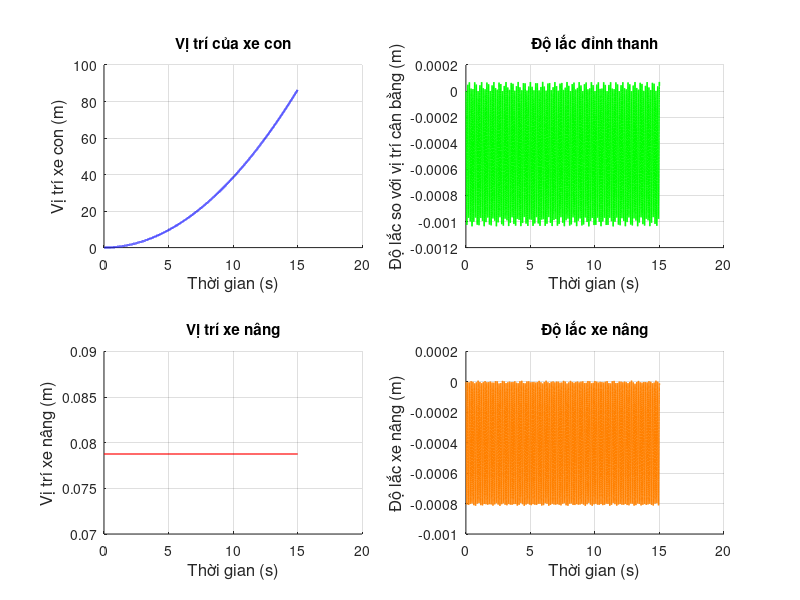

Write MATLAB code to recreate this figure.
clc;
close all;
clear;
%--------------------------------------------------------------------------
%    Mô phỏng chuyển động của dầm Euler - Bernoulli trong mô hình SMC
%--------------------------------------------------------------------------

% Thiết lập các thông số cho dầm
L = 0.63; EI = 0.754; rho_A = .297;
% Các vật nặng 
mw = 13.1; mk = 0.04; mh = 0.86; g = 9.81;

% Thiết lập thông số không gian và thời gian
n = 9; r = 15000;
tmax = 15;
delta_Y = L/(n - 1); % Bước không gian
delta_t = tmax/(r - 1); % Bước thời gian

% Khởi tạo ma trận để lưu giá trị
w = zeros(n,r);
x3 = zeros(1,r); % Độ lắc của thanh tại x2 (x3)
x2 = 2; 
dx2dt_2 = zeros(1,r);
dx2dt_2(1:3) = delta_Y;

% Lực tác động vào xe con
F1 = zeros(1,r);
F1(1:r) = 10; 

% Lực tác động vào xe nâng
F2 = zeros(1,r);
F2(1:r) = 0;

%--------------------------------------------------------------------------
for j = 3:(r - 1)
    wyyy0 = (w(3,j) - 2*w(2,j) + w(1,j))/(2*delta_Y^3);
    S2 = (F1(j + 1) - EI*wyyy0)/mw;
    w(1,j + 1) = 2*w(1,j) - w(1,j - 1) + delta_t^2*S2; % 5b
    for i = 3:(n - 2)
        % Đạo hàm theo Y
        wyyyy = (w(i + 2,j) - 4*w(i + 1,j) + 6*w(i,j) - 4*w(i - 1,j) + w(i - 2,j));
        S1 = (-EI/(rho_A*delta_Y^4))*wyyyy; 
        S4 = (-EI/(mh*delta_Y^3))*wyyyy;
        w(i,j + 1) = 2*w(i,j) - w(i,j - 1) + delta_t^2*S1; % 5a

        % Chuyển động của xe nâng
        dx3dt_2 = (x3(j + 1) - 2*x3(j) + x3(j - 1))/(2*delta_t^2);
        wyx2 = (w(x2 + 1,j - 1) - w(x2 - 1,j - 1))/(2*delta_Y^2);
        dx2dt_2(j + 1) = 2*dx2dt_2(j) - dx2dt_2(j - 1) + (F2(j + 1) - mh*g - mh*dx3dt_2*wyx2)/mh*delta_t^2; % 5c

        % Cập nhật vị trí x2
        if dx2dt_2(j + 1) < delta_Y
            x2 = 2;
            dx2dt_2(j + 1) = delta_Y;
        elseif dx2dt_2(j + 1) > L - delta_Y
            x2 = n - 1;
            dx2dt_2(j + 1) = L - delta_Y;
        else
            x2 = ceil(dx2dt_2(j + 1)/delta_Y);
        end

        % Độ lắc của thanh
        if dx2dt_2(j + 1) ~= x2
            w(i,j + 1) = 2*w(i,j) - w(i,j - 1) + delta_t^2*S1; % 5a
            x3(j + 1) = w(i,j + 1) - w(1,j + 1);
        else
            w(i,j + 1) = 2*w(i,j) - w(i,j - 1) + delta_t^2*S4; % 5d
            x3(j + 1) = w(i,j + 1) - w(1,j + 1);
        end
    end
    wyyyl = (-2*w(n,j) + 3*w(n - 1,j) - w(n - 2,j))/(2*delta_Y^3);
    S3 = (EI/mk)*wyyyl;
    w(2,j + 1) = w(1,j + 1);
    w(n,j + 1) = 2*w(n,j) - w(n,j - 1) + delta_t^2*S3; % 5e
    w(n - 1,j + 1) = (w(n,j + 1) + w(n - 2,j + 1))/2;
end
%--------------------------------------------------------------------------

% Khởi tạo giá trị để mô phỏng
t_tr = 0:delta_t:tmax;

% Vẽ đồ thị
subplot(2,2,1);
grid on;
hold on;
plot(t_tr,w(1,:),'b','LineWidth',1.5);
title({'Vị trí của xe con'});
ylabel('Vị trí xe con (m)','FontSize',12);
xlabel('Thời gian (s)','FontSize',12);

subplot(2,2,2);
grid on;
hold on;
plot(t_tr,w(n,:) - w(1,:),'g','LineWidth',1); % Vị trí tương đối của mk so với xe con
title({'Độ lắc đỉnh thanh'});
ylabel('Độ lắc so với vị trí cân bằng (m)','FontSize',12);
xlabel('Thời gian (s)','FontSize',12);

subplot(2,2,3);
grid on;
hold on;
plot(t_tr,dx2dt_2,'r','LineWidth',1.5);
title({'Vị trí xe nâng'});
ylabel('Vị trí xe nâng (m)','FontSize',12);
xlabel('Thời gian (s)','FontSize',12);

subplot(2,2,4);
grid on;
hold on;
plot(t_tr,x3,'Color',[1 0.5 0],'LineWidth',1);
title({'Độ lắc xe nâng'});
ylabel('Độ lắc xe nâng (m)','FontSize',12);
xlabel('Thời gian (s)','FontSize',12);